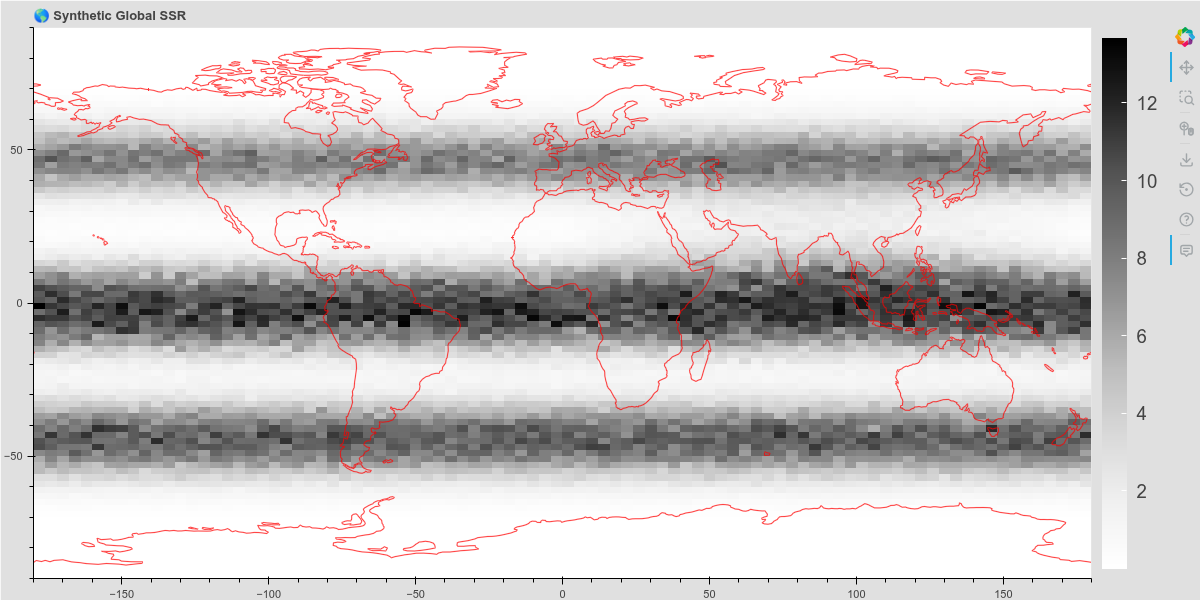

The Python source for this figure:
import numpy as np
import xarray as xr
import pandas as pd
from bokeh_rocks import fworld_heatmap, save_plot, mbpal
from bokeh.io import show
def create_rain_dataset(start_date='2020-01-01', periods=365,
                        lat_range=(-90, 90), lon_range=(-180, 180),
                        lat_points=90, lon_points=90):

    
    # Create coordinates
    time = pd.date_range(start_date, periods=periods, freq='D')
    lat = np.linspace(lat_range[0], lat_range[1], lat_points)
    lon = np.linspace(lon_range[0], lon_range[1], lon_points)
    
    # Create meshgrid
    LON, LAT = np.meshgrid(lon, lat)
    
    # Initialize precipitation array
    precip = np.zeros((periods, lat_points, lon_points))
    
    for t in range(periods):
        # Day of year for seasonal patterns
        day_of_year = time[t].dayofyear
        
        # Tropical rain belt (ITCZ) - follows the sun
        itcz_position = 10 * np.sin(2 * np.pi * (day_of_year - 81) / 365)
        tropical_rain = 15 * np.exp(-((LAT - itcz_position)**2 / 100))
        
        # Mid-latitude storm tracks
        midlat_rain_north = 8 * np.exp(-((LAT - 45)**2 / 150))
        midlat_rain_south = 8 * np.exp(-((LAT + 45)**2 / 150))
        midlat_rain = midlat_rain_north + midlat_rain_south
        
        # Monsoon-like patterns (seasonal, location-specific)
        monsoon_season = 0.5 * (1 + np.cos(2 * np.pi * (day_of_year - 172) / 365))
        monsoon = 10 * monsoon_season * np.exp(-((LAT - 20)**2 / 200)) * \
                  np.maximum(0, np.sin(LON * np.pi / 180))
        
        # Desert regions (low precipitation)
        desert_factor = 1 - 0.7 * np.exp(-((LAT - 25)**2 / 300))
        
        # Base precipitation pattern
        base_precip = (tropical_rain + midlat_rain + monsoon) * desert_factor
        
        # Random precipitation events (30% chance of rain)
        rain_events = np.random.random((lat_points, lon_points)) < 0.3
        
        # Rain intensity (gamma distribution for realistic variability)
        rain_intensity = np.random.gamma(2, 2, (lat_points, lon_points))
        
        # Combine: base pattern + random events
        precip[t] = base_precip * rain_events * rain_intensity
        precip[t] = np.maximum(precip[t], 0)  # Ensure non-negative
    
    # Create xarray Dataset
    ds = xr.Dataset(
        {
            'precipitation': (['time', 'lat', 'lon'], precip, {
                'units': 'mm day-1',
                'long_name': 'Daily Precipitation',
                'standard_name': 'precipitation_amount'
            })
        },
        coords={
            'time': time,
            'lat': ('lat', lat, {'units': 'degrees_north', 'long_name': 'Latitude'}),
            'lon': ('lon', lon, {'units': 'degrees_east', 'long_name': 'Longitude'})
        },
        attrs={
            'title': 'Synthetic Precipitation Dataset',
            'source': 'Synthetic data for demonstration',
            'creation_date': pd.Timestamp.now().isoformat()
        }
    )
    
    return ds

Greys = mbpal("Greys")
plot= fworld_heatmap(create_rain_dataset().precipitation.mean('time'), palette=Greys,coast_color="red", title="🌎 Synthetic Global SSR")
show(plot)
save_plot(plot, "output/image_04")
